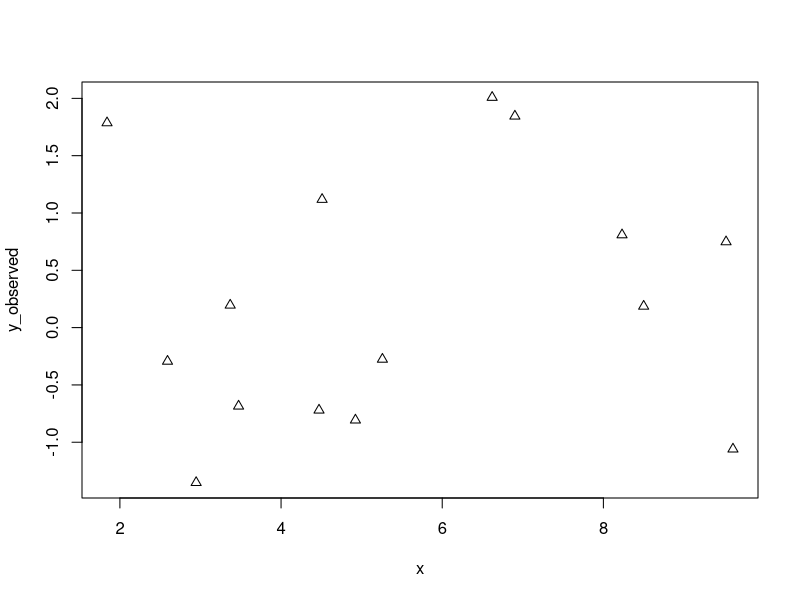
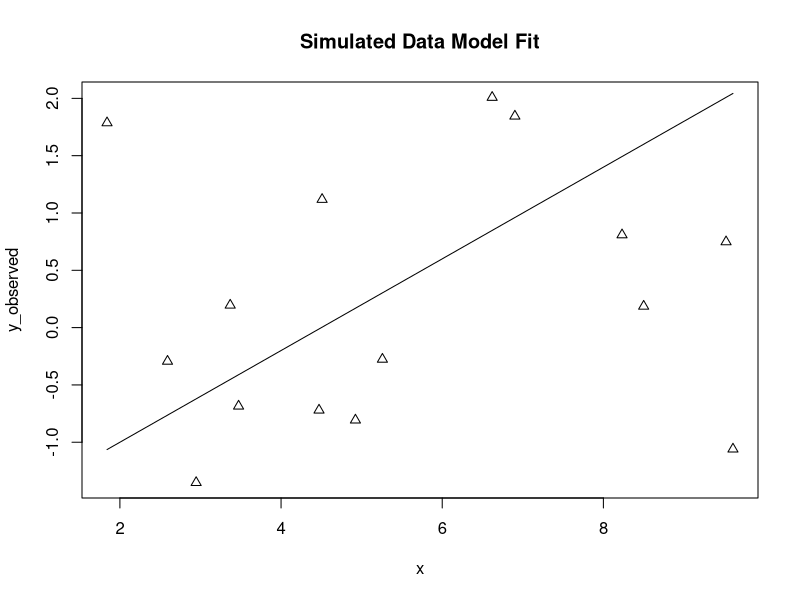

R code for these plots, in order:
#Lab 4
#Question 7
#Copied Data set with graphs from question 6
line_point_slope = function(x, x1, y1, slope)
{
  get_y_intercept = 
    function(x1, y1, slope) 
      return(-(x1 * slope) + y1)
  
  linear = 
    function(x, yint, slope) 
      return(yint + x * slope)
  
  return(linear(x, get_y_intercept(x1, y1, slope), slope))
}

set.seed(345)
n_pts = 15
x_min = 1
x_max = 10
x = runif(n = n_pts, min = x_min, max = x_max)

dat = data.frame(x = x, y_observed = rnorm(n_pts))

plot (y_observed ~ x, data = dat, pch = 2)
#below are my guess about the values in the line
guess_x = 4
guess_y = -0.2
guess_slope = 0.4

plot(y_observed ~ x, data = dat, pch = 2, main= "Simulated Data Model Fit")
curve(line_point_slope(x, guess_x, guess_y, guess_slope), add = T)

#calculate the predicted y valuves based on my model
y_predicted_7<- line_point_slope(dat$x, guess_x, guess_y, guess_slope)
print(y_predicted_7)

#add y_predicted_7 to dat data frame
dat<- cbind(dat, y_predicted_7)
print(dat)

#subtract y_predicted_7 from y_observed   y_observed - y_predicted, 
resids<- c(dat$y_observed - dat$y_predicted_7)
print(resids)

dat<- cbind(dat, resids)
print(dat)